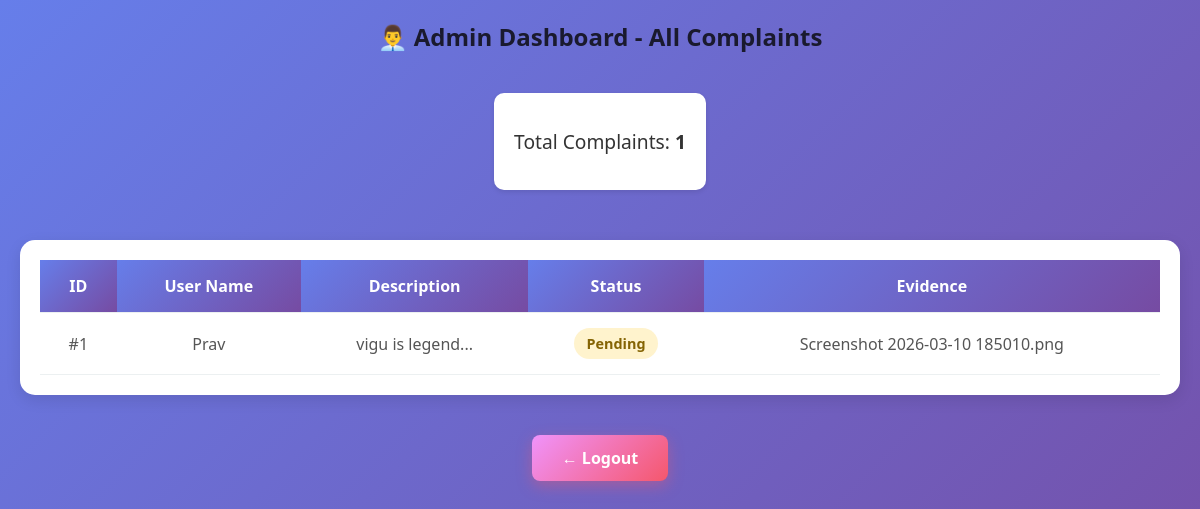
Before: /admin_dashboard with the older database file.
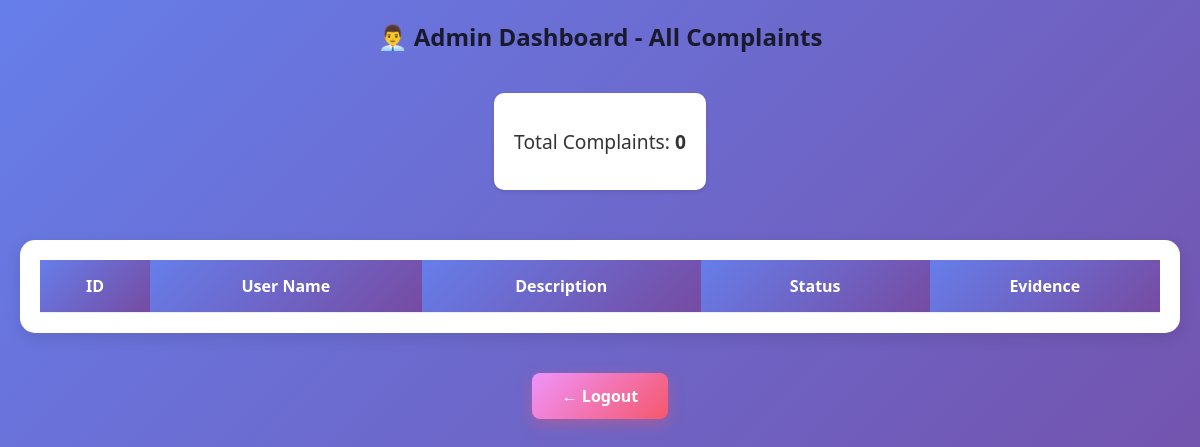
After: the same page with the newer database file.
### tables this page shows
CREATE TABLE complaint(
id INTEGER PRIMARY KEY AUTOINCREMENT,
tracking_id TEXT,
user TEXT,
description TEXT,
status TEXT,
evidence TEXT
);

### app.py (the view)
@app.route("/admin_dashboard")
def admin_dashboard():
    conn=db()
    data=conn.execute("SELECT * FROM complaint").fetchall()
    conn.close()
    return render_template("admin_dashboard.html",data=data)

### app.py (called while the page is built)
def db():
    return sqlite3.connect("database.db")

### templates/admin_dashboard.html (shortened to what this page needs)
<!DOCTYPE html>
<html>
<head>
<link rel="stylesheet" href="/static/style.css">
</head>
<body>
<div class="container">
<h2>👨‍💼 Admin Dashboard - All Complaints</h2>
<div class="admin-stats">
<p>Total Complaints: <strong>{{data|length}}</strong></p>
</div>
<div class="table-wrapper">
<table class="admin-table">
<tr>
<th>ID</th>
<th>User Name</th>
<th>Description</th>
<th class="status-col">Status</th>
<th>Evidence</th>
</tr>
{% for row in data %}
<tr>
<td>#{{row[0]}}</td>
<td>{{row[1]}}</td>
<td>{{row[2][:50]}}...</td>
<td><span class="status-badge status-{{row[3].lower()}}">{{row[3]}}</span></td>
<td>{{row[4]}}</td>
</tr>
{% endfor %}
</table>
</div>
<a href="/" class="btn btn-secondary">← Logout</a>
</div>
</body>
</html>

### static/style.css (style rules this page uses)
* { margin: 0; padding: 0; box-sizing: border-box; }
body { font-family: 'Segoe UI', Tahoma, Geneva, Verdana, sans-serif; background: linear-gradient(135deg, #667eea 0%, #764ba2 100%); min-height: 100vh; text-align: center; color: #333; }
.container { max-width: 1200px; margin: 0 auto; padding: 20px; }
h1, h2 { color: #1a1a2e; margin-bottom: 20px; }
.btn { display: inline-block; padding: 12px 30px; margin: 10px; border-radius: 8px; text-decoration: none; font-weight: 600; cursor: pointer; border: none; transition: all 0.3s ease; font-size: 1em; }
.btn-secondary { background: linear-gradient(135deg, #f093fb 0%, #f5576c 100%); color: white; box-shadow: 0 5px 15px rgba(245, 87, 108, 0.4); }
.table-wrapper { overflow-x: auto; background: white; border-radius: 15px; padding: 20px; margin: 30px 0; box-shadow: 0 5px 15px rgba(0, 0, 0, 0.1); }
table { width: 100%; border-collapse: collapse; margin: 0; }
th, td { padding: 15px; text-align: left; border-bottom: 1px solid #ecf0f1; }
th { background: linear-gradient(135deg, #667eea 0%, #764ba2 100%); color: white; font-weight: 600; text-align: center; }
.status-col { min-width: 100px; }
.admin-stats { background: white; padding: 20px; border-radius: 10px; margin: 20px 0; display: inline-block; box-shadow: 0 2px 5px rgba(0, 0, 0, 0.1); }
.admin-stats p { font-size: 1.2em; color: #333; }
p { margin: 15px 0; color: #555; }

Changed rows visible on the page:
removed complaint: id "1", user "Prav", description "vigu is legend", status "Pending", evidence "Screenshot 2026-03-10 185010.png"
Other visible differences:
{{ data|length }}: "1" → "0"
